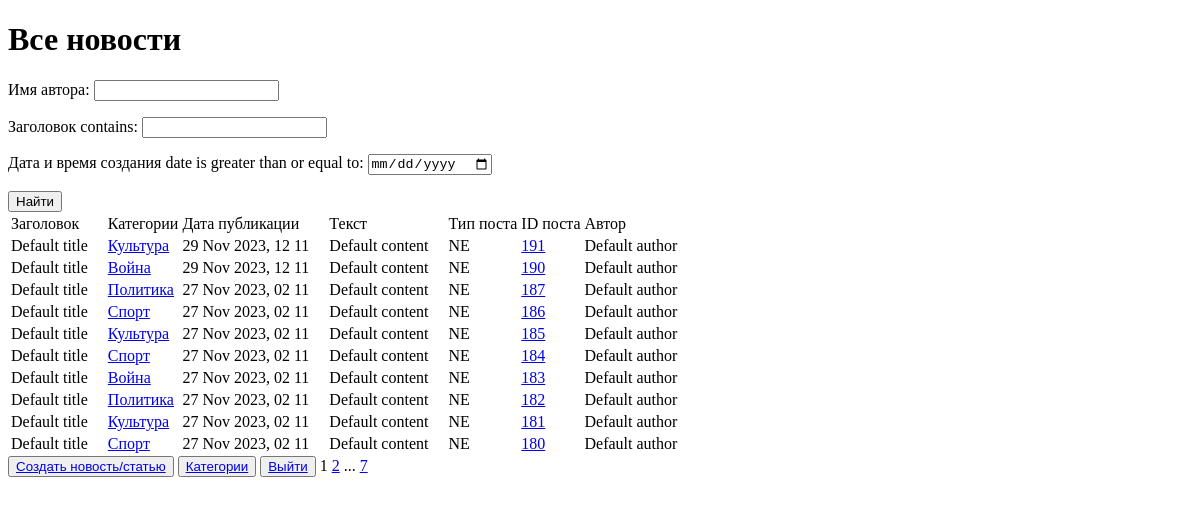
/news/ (signed in), run on an earlier commit of the app's database.
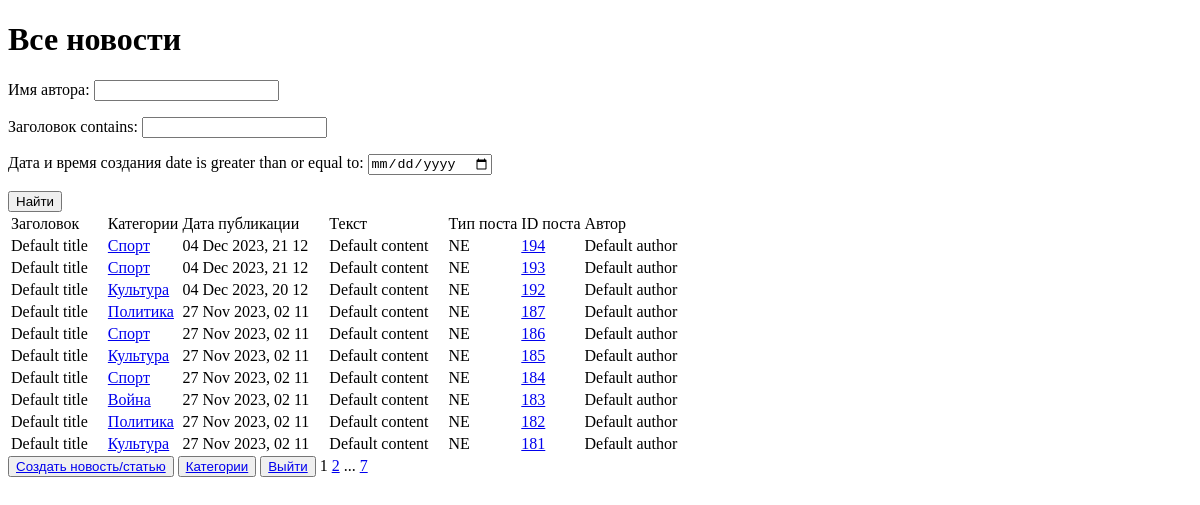
And on a later commit of the database.
### news/models.py (models this page shows, shortened)
class Post(models.Model):
    news = 'NE'
    article = 'AR'
    POST_TYPES = [
        (news, 'Новость'),
        (article, 'Статья')
    ]
    author = models.CharField(max_length=255, default='Default author', verbose_name='имя автора')
    post_type = models.CharField(max_length=2, choices=POST_TYPES, default=article, verbose_name='Вид поста')
    date_create = models.DateTimeField(auto_now_add=True, verbose_name='дата и время создания')
    date_update = models.DateTimeField(auto_now=True, verbose_name='дата и время изменения')
    categories = models.ManyToManyField(Category, verbose_name='Категории')
    title = models.CharField(max_length=255, default='Default title', verbose_name='заголовок')
    content = models.TextField(default='Default content', verbose_name='текст')

class Category(models.Model):
    name = models.CharField(unique = True, max_length=255, verbose_name='Категории' )
    subscribers = models.ManyToManyField(User, blank=True, null=True, related_name='Подписчики')
    def __str__(self):
        return self.name

### news/views.py (the view, shortened to what this page needs)
# urls.py: path('news/', NewsList.as_view(), name = 'news'),
class NewsList(LoginRequiredMixin, ListView):
    model = Post
    template_name = 'flatpages/news.html'
    queryset = Post.objects.order_by('-date_create')
    context_object_name = 'news'
    paginate_by = 10
    def get_queryset(self):
        queryset = super().get_queryset()
        self.filterset = PostFilter(self.request.GET, queryset)
        return self.filterset.qs
    def get_context_data(self, **kwargs):
        context = super().get_context_data(**kwargs)
        context['filterset'] = self.filterset
        return context

### news/templatetags/custom_filters.py (called while the page is built)
@register.filter()
def censor(text):
    spl_text = text.split()
    explicitwords = ['дВижения',
                     'ТраСсе',
                     'производственных',
                     'Однако',
                     'детонациЮ']
    for ex_word in explicitwords:
        ex_word = ex_word.title()
        for word in spl_text:
            word1 = word[0].upper() + word[1:]
            if word1 == ex_word:
                text = text.replace(word, word[0] + '*' * (len(word) - 1))
    """Removes all values of arg from the given string"""
    return text

### news/templatetags/custom_tags.py (called while the page is built)
@register.simple_tag(takes_context=True)
def url_replace(context, **kwargs):
   d = context['request'].GET.copy()
   for k, v in kwargs.items():
       d[k] = v
   return d.urlencode()

### templates/flatpages/news.html (shortened to what this page needs)
{% extends 'flatpages/default.html' %}
{% load custom_filters %}
{% load custom_tags %}
{% block content %}
    <h1>Все новости</h1>
    <form action="" method="get">
    {{ filterset.form.as_p }}
    <input type="submit" value="Найти"/>
    </form>
    {% if news %}
       <table>
           <tr>
               <td>Заголовок</td>
               <td>Категории</td>
               <td>Дата публикации</td>
               <td>Текст</td>
               <td>Тип поста</td>
               <td>ID поста </td>
               <td>Автор</td>
           </tr>
           {% for new in news %}
           <tr>
               <td>{{ new.title|censor }}&emsp;</td>
               <td>
                   {% for category in new.categories.all %}
                       <a href="{% url 'category_list' category.id %}">{{category}}</a>
                   {% endfor %}
               </td>
               <td>{{ new.date_create|date:'d M Y, H m'|censor}}&emsp;</td>
               <td>{{ new.content|truncatechars:20|censor }}&emsp;</td>
               <td>{{ new.post_type }}&emsp;</td>
               <td>
                   <a href="{% url 'news_detail' new.id  %}">{{new.id}}</a>
               </td>
               <td>{{ new.author }}&emsp;</td>
           </tr>
           {% endfor %}
       </table>
    {% else %}
       <h2>Новостей нет!</h2>
    {% endif %}
    <button> <a href="{% url 'news_create' %}"> Создать новость/статью </a> </button>
    <button> <a href="{% url 'category_name' %}"> Категории </a></button>
    <button> <a href="/"> Выйти </a></button>
   {{ page_obj.number }}
   {% if page_obj.has_next %}
       <a href="?{% url_replace page=page_obj.next_page_number %}">{{ page_obj.next_page_number }}</a>
       {% if paginator.num_pages != page_obj.next_page_number %}
           ...
           <a href="?{% url_replace page=page_obj.paginator.num_pages %}">{{ page_obj.paginator.num_pages }}</a>
       {% endif %}
   {% endif %}
{% endblock content %}

What changed in the data, as far as the page shows it:
removed Post: title|censor "Default title", date_create|censor "29 Nov 2023, 12 11", content|censor "Default content", post_type "NE", id "191", author "Default author", Category (name "Культура")
removed Post: title|censor "Default title", date_create|censor "29 Nov 2023, 12 11", content|censor "Default content", post_type "NE", id "190", author "Default author", Category (name "Война")
no longer on this page (row unchanged): Post: title|censor "Default title", date_create|censor "27 Nov 2023, 02 11", content|censor "Default content", post_type "NE", id "180", author "Default author", Category (name "Спорт")
added Post: title|censor "Default title", date_create|censor "04 Dec 2023, 21 12", content|censor "Default content", post_type "NE", id "194", author "Default author", Category (name "Спорт")
added Post: title|censor "Default title", date_create|censor "04 Dec 2023, 21 12", content|censor "Default content", post_type "NE", id "193", author "Default author", Category (name "Спорт")
added Post: title|censor "Default title", date_create|censor "04 Dec 2023, 20 12", content|censor "Default content", post_type "NE", id "192", author "Default author", Category (name "Культура")
